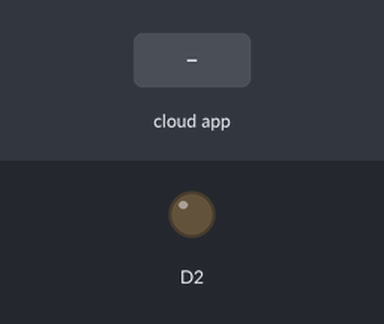
Simulated run of this sketch. Board: ESP8266 (NodeMCU). On the bench: output pins drawn as LEDs (lit = HIGH). The inputs (shaded band) are chosen by the test bench. WiFi joins after 1.5 s; servers stay silent unless stated; no MQTT or app messages arrive unless stated; what the sketch prints to the serial monitor is not drawn.

Above: at 2.7 s.
2.8 s: the phone or cloud app sets switch to ON
At 3.9 s:
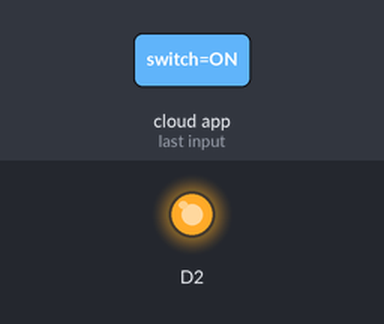
4.3 s: the phone or cloud app sets switch to OFF
At 4.6 s:
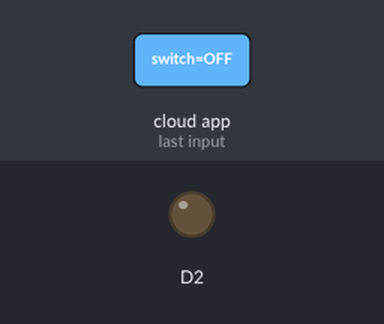
Timing chart, 0 to 7.3 s (numbered marks = the images above; inputs shaded):
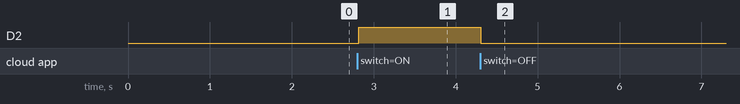

Measured:
- after the input at 2.8 s, D2: LOW → HIGH at once
- after the input at 4.3 s, D2: HIGH → LOW at once

The sketch:

Adafruit_LED.ino
```cpp
#include<ESP8266WiFi.h>
#include<Adafruit_MQTT.h>
#include<Adafruit_MQTT_Client.h>
#define ssid "VIRUS_ULTRA"
#define pass "tharoola"
#define server "io.adafruit.com"
#define port 1883
#define user "nikhilv2"
#define key "aio_LNaj33wd73msmSiRVtYHWszi2TkV"
WiFiClient client ;
Adafruit_MQTT_Client mqtt(&client,server,port,user,key);
Adafruit_MQTT_Subscribe button = Adafruit_MQTT_Subscribe(&mqtt,user"/feeds/switch");

void MQTT_Connect(){
  if(mqtt.connected()){
    return;
  }
  Serial.println("Connecting to MQTT Adafruit server") ;
  int ret,retries=3;
  while(ret=mqtt.connect()!=0){
    Serial.println(mqtt.connectErrorString(ret));
    Serial.println("Retrying to connect after 5 seconds");
    mqtt.disconnect();
    delay(5000) ;
    retries-- ;
    if(retries==0){
      while(1);
    }
  }
  Serial.println("MQTT Connected");
}
void setup() {
  Serial.begin(9600);
  pinMode(D2,OUTPUT);
  Serial.println("Connecting to WiFi") ;
  WiFi.begin(ssid,pass);
  while(WiFi.status()!=WL_CONNECTED){
    Serial.print(".");
    delay(500);
  }
  Serial.println("Wifi connected");
  mqtt.subscribe(&button);

}

void loop() {
  MQTT_Connect();
  Adafruit_MQTT_Subscribe *sub;
  while((sub = mqtt.readSubscription(500))){
    if(sub==&button){
      char* data = (char*)button.lastread;
      Serial.println(data);
      if(strcmp(data,"ON")==0){
        digitalWrite(D2,HIGH);
        Serial.println("LED ON");
      }
      if(strcmp(data,"OFF")==0){
        digitalWrite(D2,LOW);
        Serial.println("LED OFF");
      }
    }
  }

}
```
